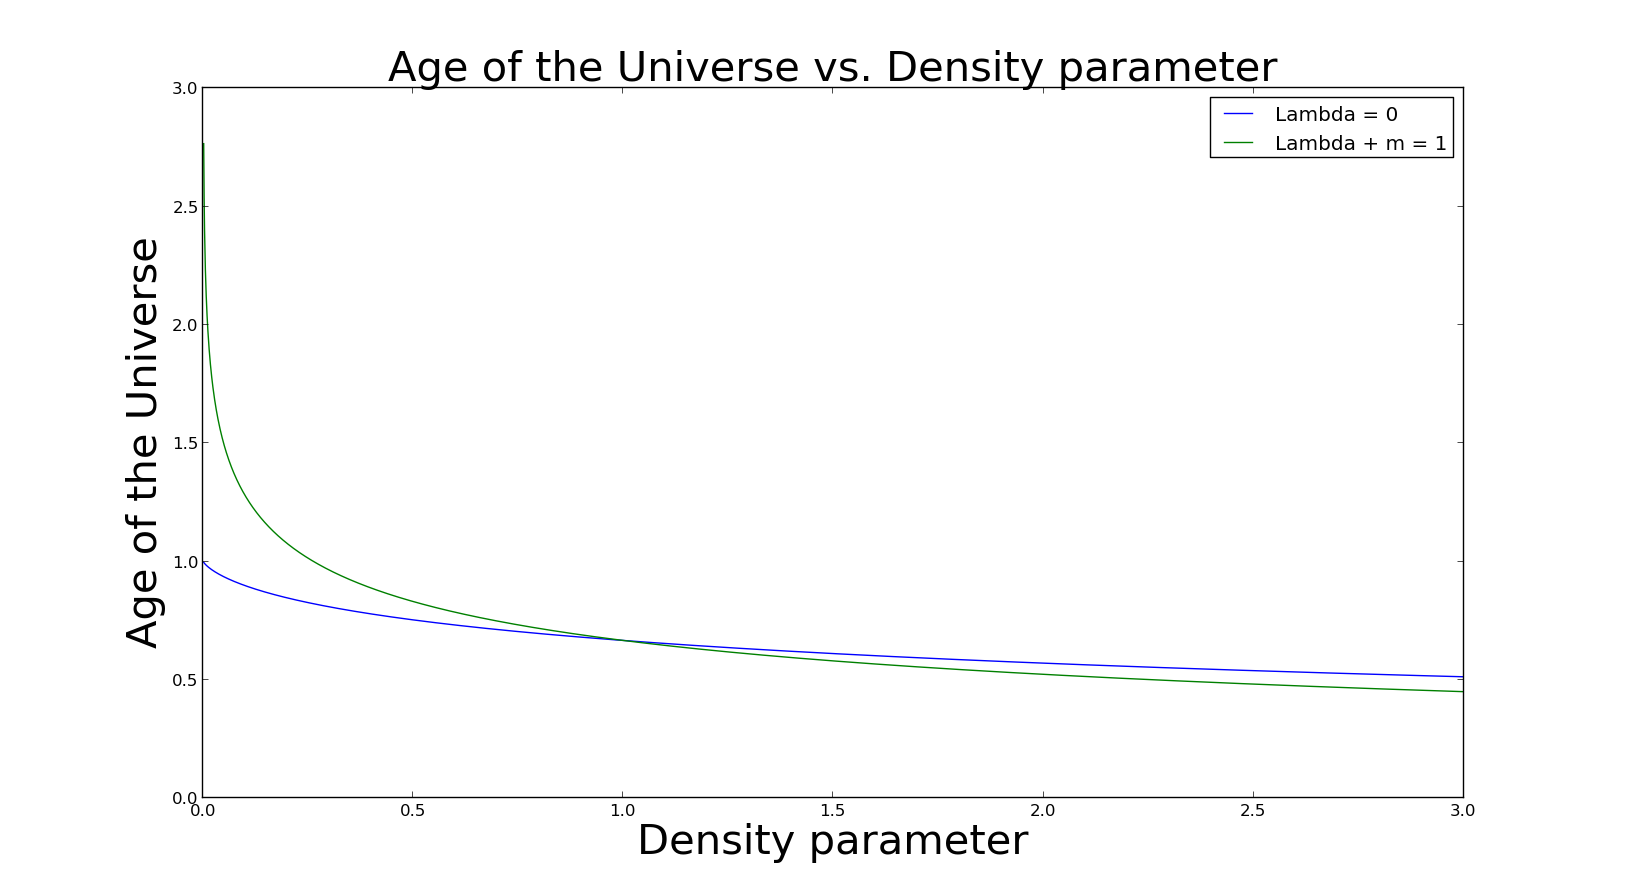

Generate this figure with Python:
import matplotlib.pyplot as plt
import numpy as np
import math

#plots the current age of the universe as a function of the density parameter
#for model universes with and without cosmological constant
def agenolambdamlessthan1(omegaz):
    eta = math.acosh((1.0 - omegaz) / omegaz * 2.0 + 1.0)
    return 0.5 * omegaz / ((1 - omegaz)**1.5) * (math.sinh(eta) - eta)

def agenolambdamgreaterthan1(omegaz):
    theta = math.acos(1.0 - 2.0 * (omegaz - 1) / omegaz)
    return 0.5 * omegaz / ((omegaz - 1)**1.5) * (theta - math.sin(theta))

#part b for omega_0m less than 1
def agelambdaomegalessthan1(omegaz):
    return 2.0 / (3.0 * math.sqrt(1 - omegaz)) * math.log((math.sqrt(1 - omegaz) + 1) / math.sqrt(omegaz))

#part b for omega_0m greater than 1
def agelambdaomegagreaterthan1(omegaz):
    return 2.0 / (3.0 * math.sqrt(omegaz - 1)) * math.asin(math.sqrt((omegaz - 1) / omegaz))

#Age of the universe as a function of density parameter
#in a universe without cosmological constant
def fa(x):
    if x < 1:
        return agenolambdamlessthan1(x)
    if x > 1:
        return agenolambdamgreaterthan1(x)
    return 0.5 * (fa(1.001) + fa(0.999))

#Age of the universe as a function of matter density parameter in 
#a universe with cosmological constant constrained by
#matter density parameter + lambda density parameter = 1
def fb(x):
    if x < 1:
        return agelambdaomegalessthan1(x)
    if x > 1:
        return agelambdaomegagreaterthan1(x)
    return 0.5 * (fb(1.001) + fb(0.999))

x = np.arange(0.001, 3.0, 0.001)
y1 = [fa(y) for y in x]
y2 = [fb(y) for y in x]


plt.plot(x, y1, label="Lambda = 0")
plt.plot(x, y2, label="Lambda + m = 1")
plt.xlabel("Density parameter", fontsize=30)
plt.ylabel("Age of the Universe", fontsize=30)
plt.title("Age of the Universe vs. Density parameter", fontsize=30)
plt.legend()
plt.show()
